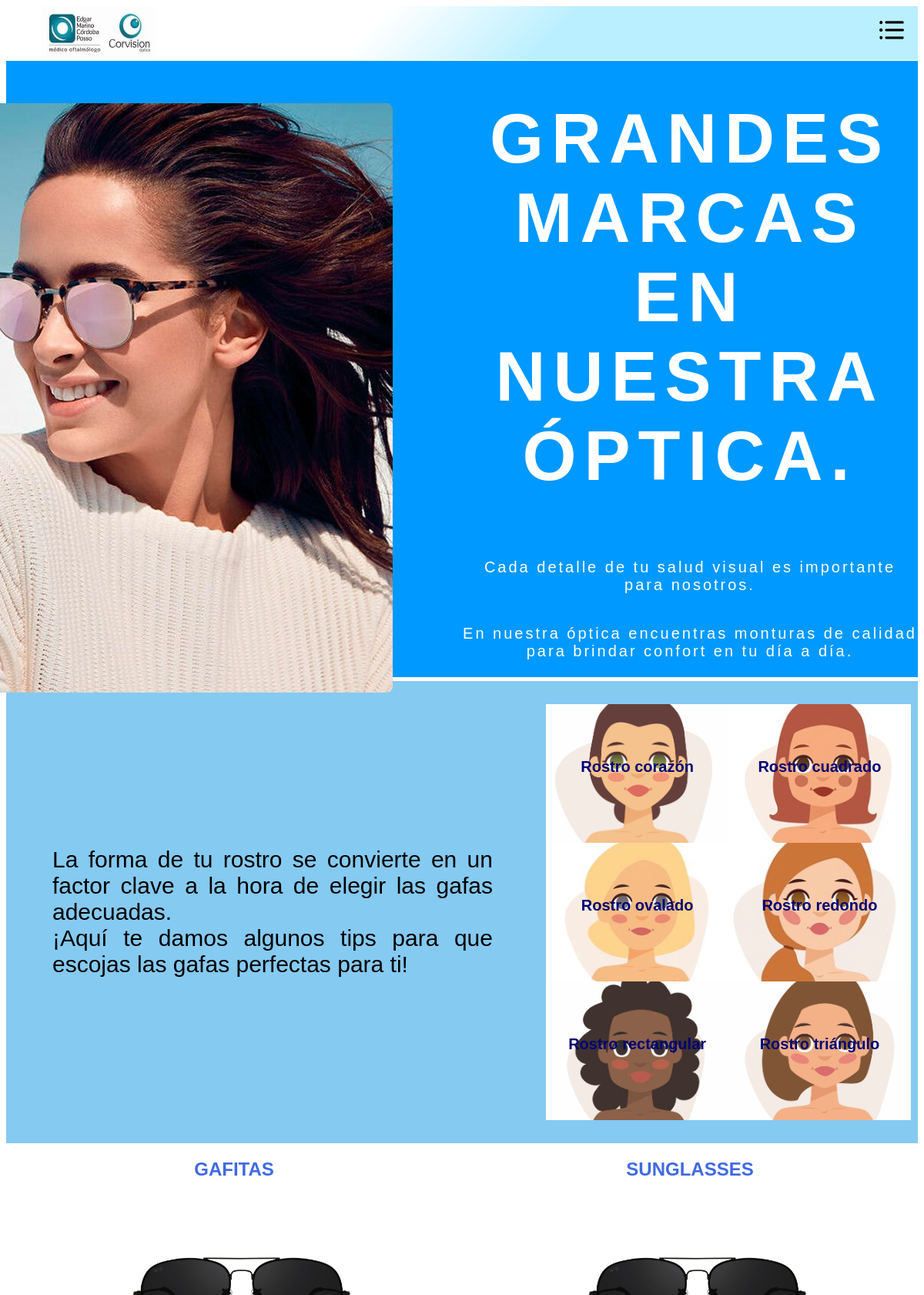
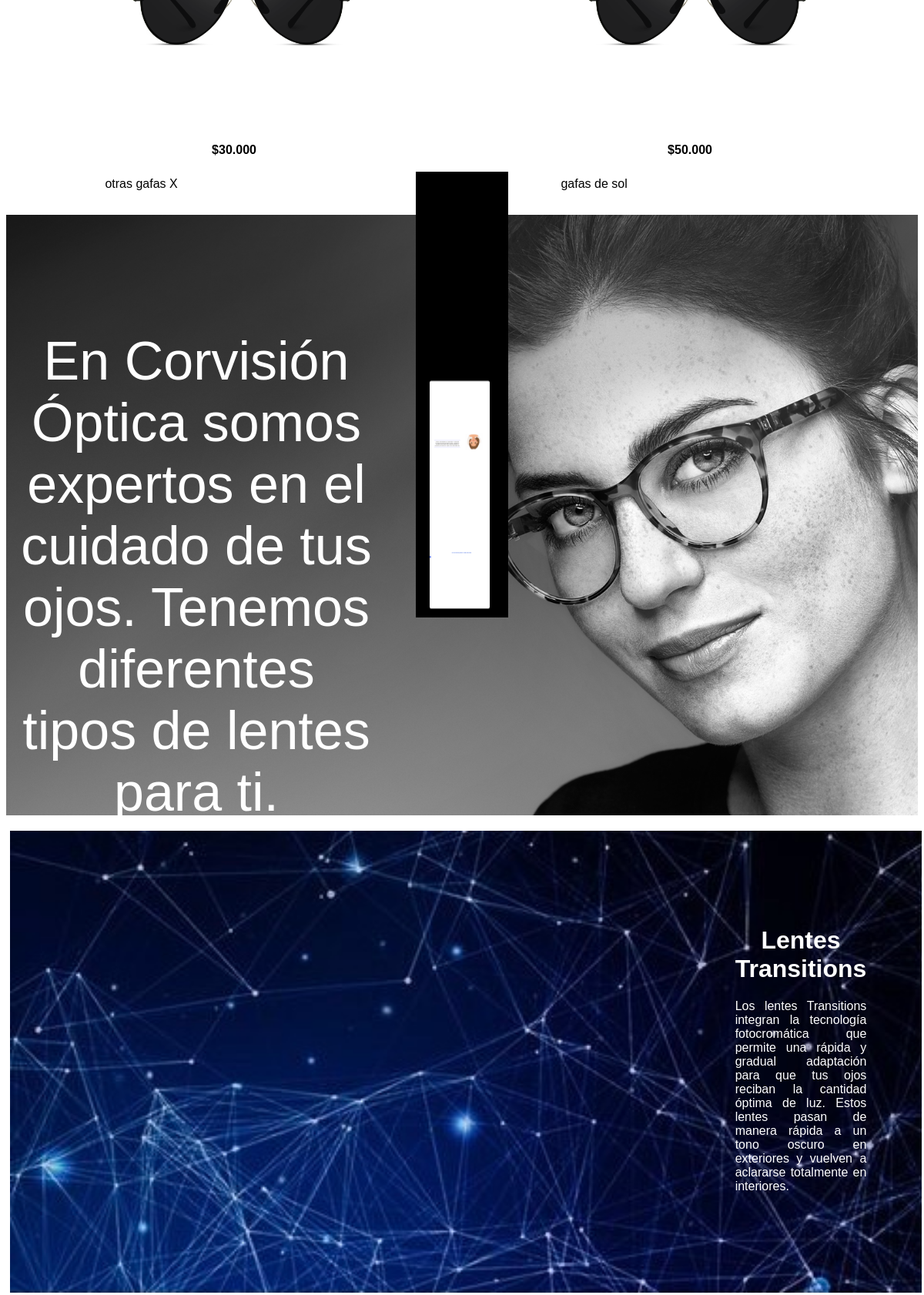
The app's page /catalogo1.php (upper part) with its own data (2 pictures, top to bottom).
### tables this page shows
CREATE TABLE `publicacion` (
  `IdPublicacion` int(11) NOT NULL,
  `precio` varchar(100) NOT NULL,
  `imagen` varchar(100) NOT NULL,
  `titulo` text NOT NULL,
  `descripcion` text NOT NULL
);

### conexion.php (called while the page is built, shortened)
<?php
    $publicacion = "publicacion";
?>

### catalogo1.php (the view, shortened to what this page needs)
<!DOCTYPE html>
<html lang="en">
<head>
    <link rel="stylesheet" href="catalogo1.css">
    <link rel="stylesheet" href="catalogoP.css">
</head>
<body>
<div class="ventana3" id="ventana1">
        <div class="ventanita">
            <h2>Rostro corazón</h2>
            <a href="javascript:cerrarAnimacion('ventana1')"title="cerrar"> <img src="imagenes/close.png" > </a>
            <p>Las personas con rostro corazón deben usar gafas de tamaño mediano, sin alcanzar las mejillas. Así se conseguirá equilibrar las facciones.</p>
        </div>
    </div>
    <div class="ventana3" id="ventana2">
        <div class="ventanita">
            <h2>Rostro cuadrado</h2>
            <a href="javascript:cerrarAnimacion('ventana2')"title="cerrar"> <img src="imagenes/close.png" > </a>
            <p>Para las personas que tienen un rostro cuadrado son favorecedoras las gafas con forma ovalada o redonda, para suavizar las líneas faciales.</p>
        </div>
    </div>
    <div class="ventana3" id="ventana3">
        <div class="ventanita">
            <h2>Rostro ovalado</h2>
            <a href="javascript:cerrarAnimacion('ventana3')"title="cerrar"> <img src="imagenes/close.png" > </a>
            <p>A las personas con rostro ovalado le sientan bien, prácticamente, cualquier tipo de gafas, ya que las proporciones de su cara son consideradas ideales.</p>
        </div>
    </div>
    <div class="ventana3" id="ventana4">
        <div class="ventanita">
            <h2>Rostro redondo</h2>
            <a href="javascript:cerrarAnimacion('ventana4')"title="cerrar"> <img src="imagenes/close.png" > </a>
            <p>Para las personas de rostro redondo, lo más recomendable son unas gafas que tengan su ancho y alto proporcionado. Se deben evitar monturas redondas, ya que harían aún más circular la forma de la cara.</p>
        </div>
    </div>
    <div class="ventana3" id="ventana5">
        <div class="ventanita">
            <h2>Rostro rectangular</h2>
            <a href="javascript:cerrarAnimacion('ventana5')"title="cerrar"> <img src="imagenes/close.png" > </a>
            <p>A las personas con rostro rectangular les favorecen unas gafas que consigan acortar la largura que aporta esta forma facial. Es indispensable evitar gafas alargadas horizontalmente.</p>
        </div>
    </div>
    <div class="ventana3" id="ventana6">
        <div class="ventanita">
            <h2>Rostro triángulo</h2>
            <a href="javascript:cerrarAnimacion('ventana6')"title="cerrar"> <img src="imagenes/close.png" > </a>
            <img src="imagenes/triangulo.jpg">
            <p>Las personas con rostro en forma de trapecio o triángulo deben usar gafas de monturas ovaladas o estilo mariposa para resaltar los pómulos y mantener el equilibrio del rostro.</p>
        </div>
    </div>
<div class="menu">
     <div class="logo">
        <img src="imagenes/logo.jpg">
    </div>
    <label for="Checkmenu"><img src="Image/imagen_menu.png"></label>
     </div>
     <header>
        <h1>Grandes marcas en nuestra óptica.</h1>
        <p class="primerParrafo">Cada detalle de tu salud visual es importante para nosotros.</p>
        <p>En nuestra óptica encuentras monturas de calidad para brindar confort en tu día a día. </p>
        <img src="imagenes/gafas.JPG">
    </header>
    <div class="contenedor">
            <div class="contenedorparrafo">
                <p>La forma de tu rostro se convierte en un factor clave a la hora de elegir las gafas adecuadas. <br> ¡Aquí te damos algunos tips para que escojas las gafas perfectas para ti!</p>
            </div>
        <div class="imagenes">
            <a href="javascript:abrirAnimacion('ventana1')" class="imagen1">
                <p>Rostro corazón</p>
            </a>
            <a href="javascript:abrirAnimacion('ventana2')" class="imagen2">
                <p>Rostro cuadrado</p>
            </a>
            <a href="javascript:abrirAnimacion('ventana3')" class="imagen3">
                <p>Rostro ovalado</p>
            </a>
            <a href="javascript:abrirAnimacion('ventana4')" class="imagen4">
                <p>Rostro redondo</p>
            </a>
            <a href="javascript:abrirAnimacion('ventana5')" class="imagen5">
                <p>Rostro rectangular</p>
            </a>
            <a href="javascript:abrirAnimacion('ventana6')" class="imagen6">
                <p>Rostro triángulo</p>
            </a>
        </div>
        </div>
<?php
    include("conexion.php");
?>
    <div class="contenedorPrincipal">
        <?php
            $datos = mysqli_query($conectar, "SELECT * FROM $publicacion ORDER BY IdPublicacion DESC");
            while($consulta = mysqli_fetch_array($datos)){
                $titulo = $consulta['titulo'];
                $descripcion = $consulta['descripcion'];
                $precio = $consulta['precio'];
                $imagenEvento = $consulta['imagen'];
        ?>
                <div class="cuadro_articulos">
                    <h2><?php echo $titulo; ?></h2>
                    <?php
                        if($imagenEvento != ""){
                    ?>
                            <img src="imagenes/<?php echo $imagenEvento; ?>">
                    <?php
                        }
                    ?>
                        <h5>$<?php echo $precio;?></h5>
                        <p><?php echo $descripcion; ?></p>
                </div>
        <?php
            }
        ?>
        <div class="lentes">
            <p>En Corvisión Óptica somos expertos en el cuidado de tus ojos. Tenemos diferentes tipos de lentes para ti.</p>
        </div>
        </div>
         <div class="fondoVideo">
         <video src="videos/transitions.mp4" autoplay muted loop></video>
         <div class="texto">
         <h1>Lentes Transitions</h1>
         <p>Los lentes Transitions integran la tecnología fotocromática que permite una rápida y gradual adaptación para que tus ojos reciban la cantidad óptima de luz. Estos lentes pasan de manera rápida a un tono oscuro en exteriores y vuelven a aclararse totalmente en interiores.</p>
         </div>
    </div>
</body>
</html>

### catalogo1.css (style rules this page uses)
.contenedorPrincipal { display: flex; justify-content: space-around; flex-wrap: wrap; }
.cuadro_articulos { width: 30%; cursor: pointer; background-color: white; }
.cuadro_articulos img { width: 80%; right: 50px; left: 50px; justify-content: center; align-items: center; text-align: center; }
h2 { color: royalblue; justify-content: center; text-align: center; font-family: Verdana, Geneva, Tahoma, sans-serif; text-transform: uppercase; }
h5 { text-align: center; font-family: Verdana, Geneva, Tahoma, sans-serif; font-size: medium; }
p { text-align: justify; font-family: Verdana, Geneva, Tahoma, sans-serif; font-size: medium; margin-left: 10px; margin-right: 10px; }
img { margin-left: 45px; margin-right: 50px; border-radius: 8px; }
.lentes { background-image: url(imagenes/lentes.PNG); background-size: cover; background-position: bottom; height: 780px; width: 100%; margin: 15px 0px; display: flex; justify-content: center; }
.lentes p { color: white; text-align: center; font-family: Verdana, Geneva, Tahoma, sans-serif; font-size: 70px; margin-right: 700px; margin-top: 150px; }
.fondoVideo { height: 600px; width: 100%; margin: 5px; background-image: url(imagenes/fondo.jpg); background-size: cover; display: flex; justify-content: center; align-items: center; }
.texto h1 { margin-left: 150px; margin-right: 80px; margin-top: 10px; color: white; text-align: center; font-family: Verdana, Geneva, Tahoma, sans-serif; }
.texto p { color: white; margin-left: 150px; margin-right: 80px; font-family: Verdana, Geneva, Tahoma, sans-serif; }
.fondoVideo video { width: 800px; height: 500px; padding-right: -900px; }

### records on screen
publicacion: titulo "GAFITAS", imagen (picture), precio "30.000", descripcion "otras gafas X"
publicacion: titulo "SUNGLASSES", imagen (picture), precio "50.000", descripcion "gafas de sol"
